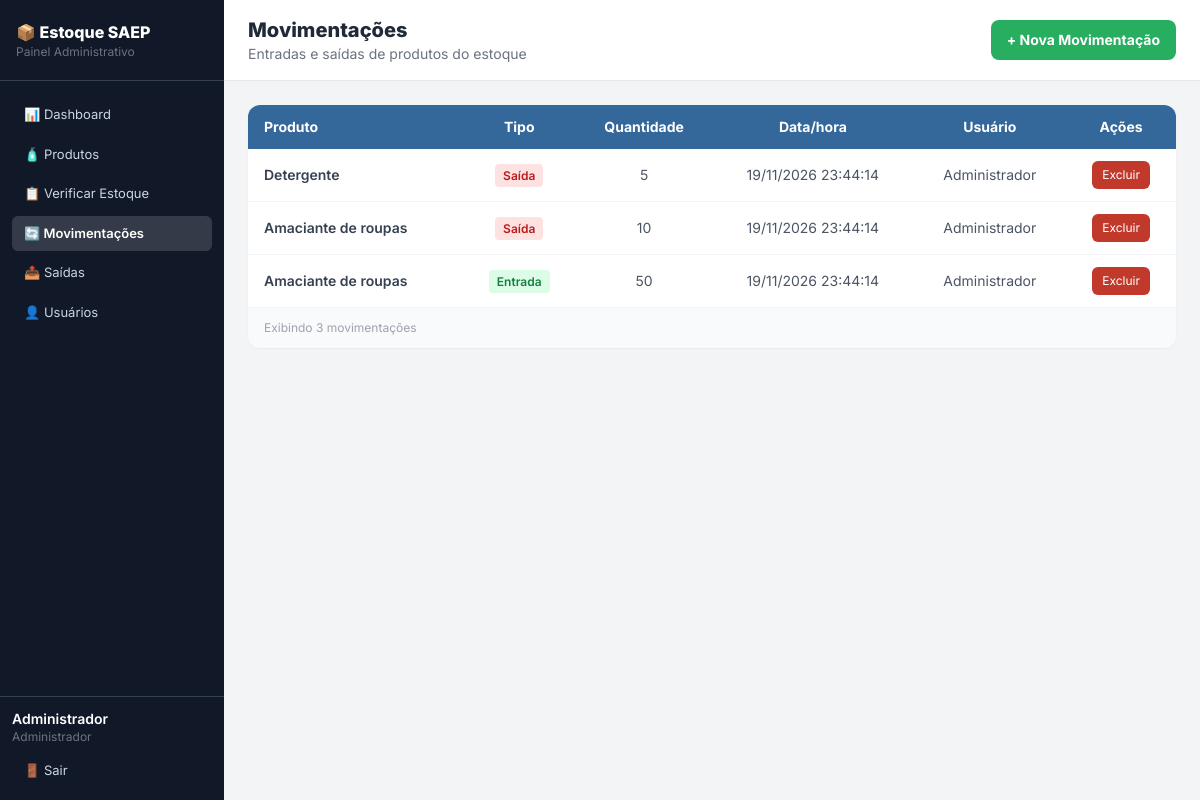
The page /movimentacoes.php (signed in) on the database its author committed.
### tables this page shows
CREATE TABLE movimentacao (
    id_movimentacao INT AUTO_INCREMENT NOT NULL PRIMARY KEY,
    tipo VARCHAR(10) NOT NULL CHECK (tipo IN ('ENTRADA', 'SAIDA')),
    quantidade INTEGER NOT NULL CHECK (quantidade > 0),
    id_produto INTEGER NOT NULL,
    datetime_movimentacao DATETIME NOT NULL DEFAULT CURRENT_TIMESTAMP,
    id_user INTEGER NOT NULL,
    FOREIGN KEY (id_produto) REFERENCES produto(id_produto),
    FOREIGN KEY (id_user) REFERENCES `user`(id_user)
);

CREATE TABLE produto (
    id_produto INT AUTO_INCREMENT NOT NULL PRIMARY KEY,
    nome VARCHAR(100) NOT NULL UNIQUE,
    quantidade_estoque INTEGER NOT NULL CHECK (quantidade_estoque >= 0),
    valor_unitario NUMERIC(10,2) NOT NULL,
    data_cadastro DATE NOT NULL DEFAULT (CURRENT_DATE)
);

CREATE TABLE `user` (
    id_user INT AUTO_INCREMENT NOT NULL PRIMARY KEY,
    nome VARCHAR(100) NOT NULL,
    email VARCHAR(100) NOT NULL UNIQUE,
    senha VARCHAR(255) NOT NULL,
    tipo VARCHAR(10) NOT NULL DEFAULT 'ALMOXARIFE' CHECK (tipo IN ('ADMIN', 'ALMOXARIFE'))
);

### conexao.php (called while the page is built, shortened)
<?php
spl_autoload_register(function ($classe) {
    $arquivo = __DIR__ . '/models/' . $classe . '.php';
});

### models/Movimentacao.php (called while the page is built, shortened)
<?php
class Movimentacao
{
    private PDO $pdo;
    public function __construct(PDO $pdo)
    {
        $this->pdo = $pdo;
    }
    public function listar(?string $tipo = null, ?int $limite = null): array
    {
        $sql = "SELECT m.*, p.nome AS produto, u.nome AS usuario
                FROM movimentacao m
                JOIN produto p ON p.id_produto = m.id_produto
                LEFT JOIN `user` u ON u.id_user = m.id_user";
        $params = [];
        $sql .= " ORDER BY m.id_movimentacao DESC";
        $st = $this->pdo->prepare($sql);
        $st->execute($params);
        return $st->fetchAll();
    }
}

### includes/auth.php (called while the page is built, shortened)
<?php
function usuarioLogado(): ?array
{
    return $_SESSION["usuario"] ?? null;
}
function ehAdmin(): bool
{
    return (usuarioLogado()["tipo"] ?? "") === "ADMIN";
}

### movimentacoes.php (the view, shortened to what this page needs)
<?php
require_once __DIR__ . '/conexao.php';
require_once __DIR__ . '/includes/auth.php';
$movimentacaoModel = new Movimentacao($pdo);
require_once __DIR__ . '/includes/menu.php';
$movimentacoes = $movimentacaoModel->listar();
?>
    <main class="flex-1 flex flex-col">
        <div class="bg-white border-b border-gray-200 px-6 py-4 flex items-center justify-between">
            <div>
                <h1 class="text-xl font-extrabold text-gray-800">Movimentações</h1>
                <p class="text-sm text-gray-500">Entradas e saídas de produtos do estoque</p>
            </div>
            <a href="movimentacao_form.php" class="bg-senai-green text-white font-bold px-4 py-2.5 rounded-lg text-sm hover:bg-green-600 transition flex items-center gap-2">
                + Nova Movimentação
            </a>
        </div>
        <div class="p-6 flex-1">
            <div class="bg-white rounded-xl shadow-sm overflow-hidden">
                <table class="w-full text-sm">
                    <thead class="bg-senai-blue text-white">
                        <tr>
                            <th class="px-4 py-3 text-left">Produto</th>
                            <th class="px-4 py-3 text-center">Tipo</th>
                            <th class="px-4 py-3 text-center">Quantidade</th>
                            <th class="px-4 py-3 text-center">Data/hora</th>
                            <th class="px-4 py-3 text-center">Usuário</th>
                            <th class="px-4 py-3 text-center">Ações</th>
                        </tr>
                    </thead>
                    <tbody class="divide-y divide-gray-100">
                    <?php foreach ($movimentacoes as $m): ?>
                        <tr class="hover:bg-gray-50 transition">
                            <td class="px-4 py-3 text-gray-700 font-semibold"><?= htmlspecialchars($m["produto"]) ?></td>
                            <td class="px-4 py-3 text-center">
                                <?php if ($m["tipo"] == "ENTRADA"): ?>
                                    <span class="bg-green-100 text-green-700 text-xs font-semibold px-2 py-1 rounded">Entrada</span>
                                <?php else: ?>
                                    <span class="bg-red-100 text-red-700 text-xs font-semibold px-2 py-1 rounded">Saída</span>
                                <?php endif; ?>
                            </td>
                            <td class="px-4 py-3 text-center text-gray-600"><?= $m["quantidade"] ?></td>
                            <td class="px-4 py-3 text-center text-gray-600"><?= date("d/m/Y H:i:s", strtotime($m["datetime_movimentacao"])) ?></td>
                            <td class="px-4 py-3 text-center text-gray-600"><?= htmlspecialchars($m["usuario"] ?? "-") ?></td>
                            <td class="px-4 py-3 text-center">
                                <div class="flex items-center justify-center gap-1.5">
                                    <?php if (ehAdmin()): ?>
                                    <a onclick="return confirm('Tem certeza disso?')" class="bg-senai-red text-white text-xs px-2.5 py-1.5 rounded-md hover:bg-red-700 transition" href="?excluir=<?= $m["id_movimentacao"] ?>">Excluir</a>
                                    <?php else: ?>
                                    <span class="text-xs text-gray-400">-</span>
                                    <?php endif; ?>
                                </div>
                            </td>
                        </tr>
                    <?php endforeach; ?>
                    </tbody>
                </table>
                <div class="border-t border-gray-100 px-4 py-3 bg-gray-50">
                    <p class="text-xs text-gray-400">Exibindo <?= count($movimentacoes) ?> movimentações</p>
                </div>
            </div>
        </div>
    </main>
</body>
</html>

### includes/head.php (style rules this page uses)
body { font-family: 'Inter', sans-serif; }

### rows shown on the page
movimentacao: id_produto.nome "Detergente", tipo "Saída", quantidade "5", datetime_movimentacao "19/11/2026 23:44:14", id_user.nome "Administrador"
movimentacao: id_produto.nome "Amaciante de roupas", tipo "Saída", quantidade "10", datetime_movimentacao "19/11/2026 23:44:14", id_user.nome "Administrador"
movimentacao: id_produto.nome "Amaciante de roupas", tipo "Entrada", quantidade "50", datetime_movimentacao "19/11/2026 23:44:14", id_user.nome "Administrador"

### other values the page prints
$usuarioMenu["nome"] "Administrador"
count($movimentacoes) "3"
